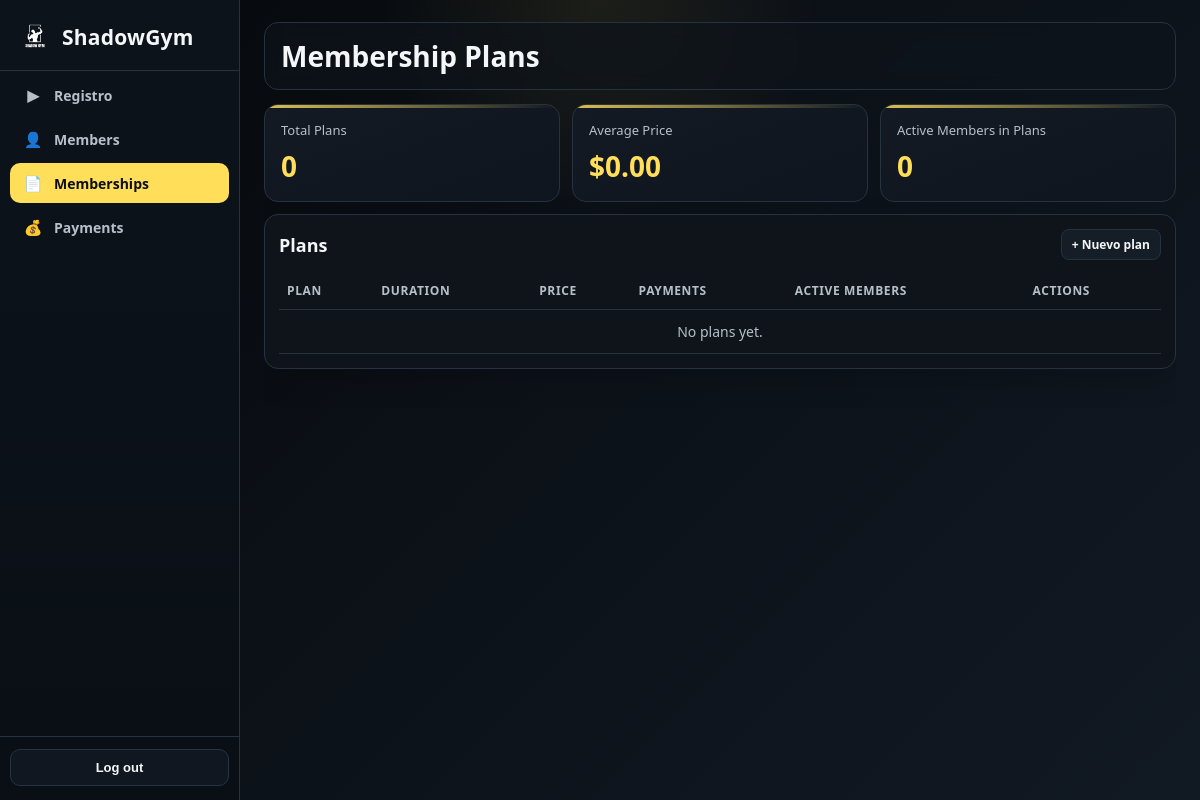
The app's page /memberships/ (signed in), older data.
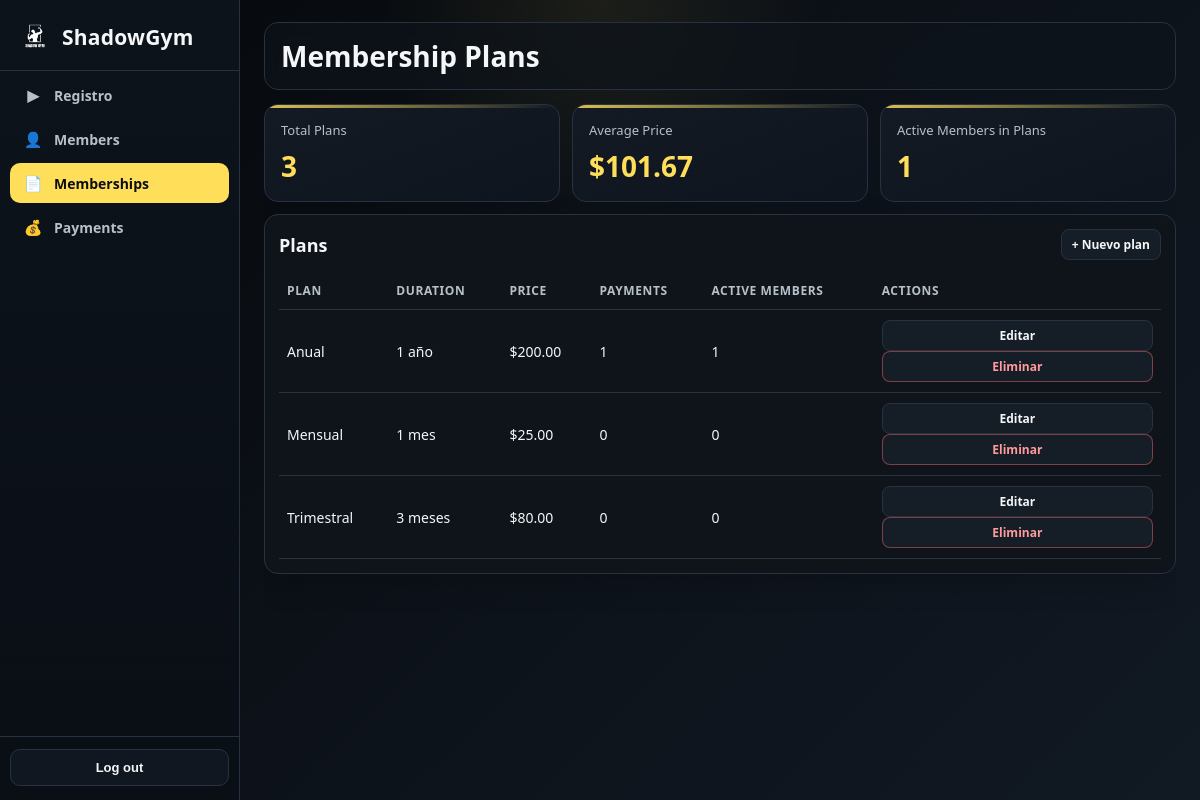
The same page, newer data.
### memberships/models.py (models this page shows, shortened)
class Plan(models.Model):
    DAYS = 'days'
    MONTHS = 'months'
    YEARS = 'years'
    DURATION_UNIT_CHOICES = [
        (DAYS, 'Días'),
        (MONTHS, 'Meses'),
        (YEARS, 'Años'),
    ]
    name = models.CharField(max_length=100, unique=True)
    price = models.DecimalField(max_digits=6, decimal_places=2, validators=[MinValueValidator(0.01)])
    duration_value = models.PositiveIntegerField(default=1, validators=[MinValueValidator(1)], verbose_name='Duración')
    duration_unit = models.CharField(max_length=10, choices=DURATION_UNIT_CHOICES, default=MONTHS, verbose_name='Unidad')
    duration_days = models.PositiveIntegerField(editable=False)
    description = models.TextField(blank=True, null=True)
    def get_duration_display_label(self):
        unit_labels = {
            self.DAYS: 'día' if self.duration_value == 1 else 'días',
            self.MONTHS: 'mes' if self.duration_value == 1 else 'meses',
            self.YEARS: 'año' if self.duration_value == 1 else 'años',
        }
        return f"{self.duration_value} {unit_labels.get(self.duration_unit, 'días')}"
    class Meta:
        ordering = ['name']
        verbose_name = "Plan"
        verbose_name_plural = "Planes"

### memberships/views.py (the view)
# urls.py: path('', dashboard, name='index'),
@login_required
def dashboard(request):
	plans = Plan.objects.annotate(
		total_payments=Count('payment'),
		active_members=Count('payment__member', filter=Q(payment__member__is_active=True), distinct=True),
	).order_by('name')
	context = {
		'plans': plans,
		'total_plans': plans.count(),
		'average_price': Plan.objects.aggregate(avg=Avg('price'))['avg'] or 0,
		'total_active_links': sum(plan.active_members for plan in plans),
	}
	return render(request, 'memberships/index.html', context)

### templates/memberships/index.html (shortened to what this page needs)
{% extends 'dashboard/base.html' %}
{% block section_title %}Membership Plans{% endblock %}
{% block content %}
<div class="kpi-grid">
    <article class="kpi-card">
        <p class="kpi-label">Total Plans</p>
        <p class="kpi-value">{{ total_plans }}</p>
    </article>
    <article class="kpi-card">
        <p class="kpi-label">Average Price</p>
        <p class="kpi-value">${{ average_price|floatformat:2 }}</p>
    </article>
    <article class="kpi-card">
        <p class="kpi-label">Active Members in Plans</p>
        <p class="kpi-value">{{ total_active_links }}</p>
    </article>
</div>
<section class="panel">
    <div class="panel-head">
        <h2>Plans</h2>
        <a class="action-link" href="{% url 'memberships:create' %}">+ Nuevo plan</a>
    </div>
    <div class="table-wrap">
        <table>
            <thead>
                <tr>
                    <th>Plan</th>
                    <th>Duration</th>
                    <th>Price</th>
                    <th>Payments</th>
                    <th>Active Members</th>
                    <th>Actions</th>
                </tr>
            </thead>
            <tbody>
                {% for plan in plans %}
                    <tr>
                        <td>{{ plan.name }}</td>
                        <td>{{ plan.get_duration_display_label }}</td>
                        <td>${{ plan.price }}</td>
                        <td>{{ plan.total_payments }}</td>
                        <td>{{ plan.active_members }}</td>
                        <td class="action-cell">
                            <a class="action-link" href="{% url 'memberships:edit' plan.id %}">Editar</a>
                            <a class="action-link danger" href="{% url 'memberships:delete' plan.id %}">Eliminar</a>
                        </td>
                    </tr>
                {% empty %}
                    <tr>
                        <td colspan="6" class="empty-state">No plans yet.</td>
                    </tr>
                {% endfor %}
            </tbody>
        </table>
    </div>
</section>
{% endblock %}

### templates/dashboard/base.html (shortened to what this page needs)
{% load static %}
<!DOCTYPE html>
<html lang="es">
<head>
    <link rel="stylesheet" href="{% static 'css/dashboard.css' %}?v=3">
</head>
<body>
    <div class="app-shell">
        {% include 'dashboard/_sidebar.html' %}
        <main class="main-panel">
            <header class="topbar">
                <h1>{% block section_title %}Dashboard{% endblock %}</h1>
            </header>
            <section class="content-area">
                {% block content %}{% endblock %}
            </section>
        </main>
    </div>
</body>
</html>

### templates/dashboard/_sidebar.html (shortened to what this page needs)
{% load static %}
<aside class="sidebar">
    <div class="sidebar-brand">
        <img src="{% static 'img/logo.png' %}" alt="Shadow Gym" class="brand-icon">
        <span class="brand-text">ShadowGym</span>
    </div>
    <nav class="menu">
        <a class="menu-link {% if request.resolver_match.app_name == 'members' and request.resolver_match.url_name == 'attendance_register' %}active{% endif %}" href="{% url 'members:attendance_register' %}">
            <span class="menu-icon">&#9654;</span> Registro
        </a>
        <a class="menu-link {% if request.resolver_match.app_name == 'members' and request.resolver_match.url_name != 'attendance_register' %}active{% endif %}" href="{% url 'members:index' %}">
            <span class="menu-icon">&#128100;</span> Members
        </a>
        <a class="menu-link {% if request.resolver_match.app_name == 'memberships' %}active{% endif %}" href="{% url 'memberships:index' %}">
            <span class="menu-icon">&#128196;</span> Memberships
        </a>
        <a class="menu-link {% if request.resolver_match.app_name == 'payments' %}active{% endif %}" href="{% url 'payments:index' %}">
            <span class="menu-icon">&#128176;</span> Payments
        </a>
    </nav>
    <form method="post" action="{% url 'logout' %}" class="logout-form">
        <button type="submit" class="logout-btn">Log out</button>
    </form>
</aside>

### static/css/dashboard.css (style rules this page uses)
html, body { height: 100vh; overflow: hidden; }
* { box-sizing: border-box; margin: 0; padding: 0; }
:root { --bg: #05070a; --panel: #0f141b; --panel-soft: #141b24; --line: #273241; --text: #f4f6f8; --muted: #b7c0c9; --accent: #ffde59; --danger: #ff8f8f; }
body { font-family: "Segoe UI", sans-serif; background: radial-gradient(circle at top, rgba(255, 222, 89, 0.08), transparent 22%), linear-gradient(135deg, #05070a 0%, #0c1118 45%, #111923 100%); color: var(--text); }
.app-shell { display: block; }
.sidebar { position: fixed; top: 0; left: 0; width: 240px; height: 100vh; background: linear-gradient(180deg, #0d131b 0%, #0a0f16 100%); border-right: 1px solid var(--line); display: flex; flex-direction: column; overflow: hidden; z-index: 100; }
.menu { display: flex; flex-direction: column; gap: 4px; padding: 4px 10px; flex: 1; }
.sidebar-brand { display: flex; align-items: center; gap: 10px; padding: 20px 18px 16px; border-bottom: 1px solid var(--line); }
.logout-form { padding: 12px 10px 14px; border-top: 1px solid var(--line); flex-shrink: 0; }
.logout-btn { width: 100%; border: 1px solid var(--line); background: #101720; color: var(--text); border-radius: 10px; padding: 10px 14px; font-weight: 600; font-size: 13px; cursor: pointer; transition: border-color 0.2s ease, background 0.2s ease, color 0.2s ease; }
.menu-icon { font-size: 15px; width: 22px; display: inline-flex; justify-content: center; }
.brand-icon { width: 34px; height: 34px; object-fit: contain; filter: brightness(0) invert(1); }
.brand-text { font-size: 21px; font-weight: 700; letter-spacing: 0.01em; }
.menu-link { text-decoration: none; color: var(--muted); padding: 10px 12px; border-radius: 10px; background: transparent; transition: background 0.2s ease, color 0.2s ease; font-weight: 600; font-size: 14px; display: flex; align-items: center; gap: 10px; }
.menu-link.active { background: var(--accent); color: #0b0e12; }
.main-panel { margin-left: 240px; padding: 22px 24px 0; height: 100vh; overflow: hidden; display: flex; flex-direction: column; }
.topbar { display: flex; justify-content: space-between; align-items: center; margin-bottom: 14px; background: rgba(15, 20, 27, 0.72); border: 1px solid var(--line); border-radius: 14px; padding: 14px 16px; backdrop-filter: blur(8px); }
.topbar h1 { font-size: 28px; font-weight: 700; }
.content-area { display: flex; flex-direction: column; gap: 12px; flex: 1; overflow: hidden; padding-bottom: 16px; }
.kpi-grid { display: grid; gap: 12px; grid-template-columns: repeat(auto-fit, minmax(190px, 1fr)); flex-shrink: 0; }
.kpi-card { background: linear-gradient(160deg, #131a23, #0f151f); border: 1px solid var(--line); border-radius: 14px; padding: 16px; position: relative; overflow: hidden; transition: transform 0.2s ease, border-color 0.2s ease; }
.kpi-card::after { content: ""; position: absolute; left: 0; top: 0; width: 100%; height: 3px; background: linear-gradient(90deg, var(--accent), rgba(255, 222, 89, 0)); opacity: 0.85; }
.kpi-label { color: var(--muted); font-size: 13px; margin-bottom: 8px; }
.kpi-value { font-size: 28px; font-weight: 700; color: var(--accent); }
.panel { background: var(--panel); border: 1px solid var(--line); border-radius: 14px; padding: 14px; box-shadow: 0 10px 30px rgba(0, 0, 0, 0.18); min-height: 0; display: flex; flex-direction: column; }
.panel-head { display: flex; justify-content: space-between; align-items: center; margin-bottom: 12px; }
.panel-head h2 { font-size: 18px; font-weight: 700; }
.table-wrap { overflow-y: auto; overflow-x: auto; flex: 1; min-height: 0; }
table { width: 100%; border-collapse: collapse; min-width: 520px; }
th, td { text-align: left; padding: 10px 8px; border-bottom: 1px solid var(--line); font-size: 14px; }
th { color: var(--muted); font-size: 12px; text-transform: uppercase; letter-spacing: 0.05em; }
.action-cell { min-width: 216px; vertical-align: middle; }
.action-link { display: inline-flex; align-items: center; justify-content: center; border: 1px solid var(--line); background: #151d27; color: var(--text); border-radius: 8px; padding: 6px 10px; font-size: 12px; font-weight: 700; text-decoration: none; transition: transform 0.2s ease, border-color 0.2s ease, box-shadow 0.2s ease; }
.action-cell .action-link, .action-cell .inline-form button, .action-cell .marked-lock { width: 100%; min-height: 30px; }
.action-link.danger { border-color: rgba(255, 107, 107, 0.45); color: #ff9b9b; }

Row changes from the older to the newer data that the page shows:
added Plan: name "Anual", get_duration_display_label "1 año", price "200.00", total_payments "1", active_members "1"
added Plan: name "Mensual", get_duration_display_label "1 mes", price "25.00", total_payments "0", active_members "0"
added Plan: name "Trimestral", get_duration_display_label "3 meses", price "80.00", total_payments "0", active_members "0"
Text that changed along with them:
{{ total_plans }}: "0" → "3"
{{ average_price|floatformat:2 }}: "0.00" → "101.67"
{{ total_active_links }}: "0" → "1"
text no longer shown: "No plans yet."
